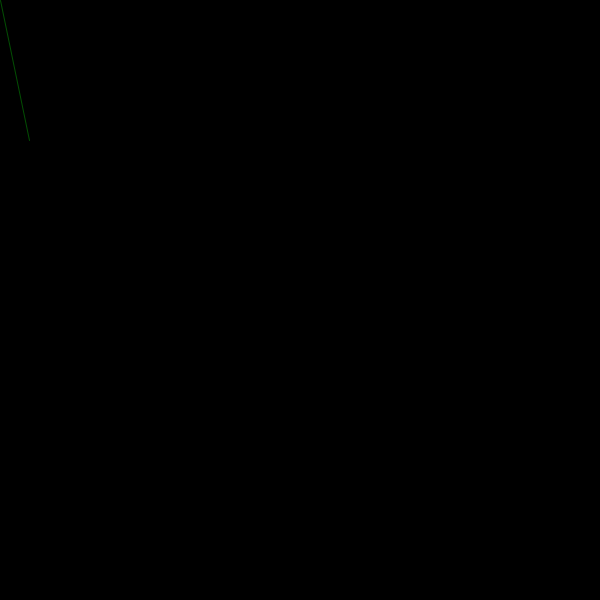
Frame 1 (no input)
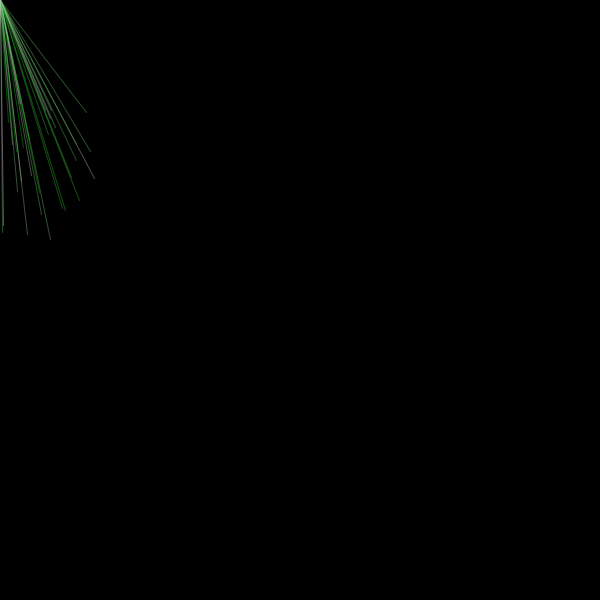
Frame 60 (the mouse pressed at the canvas centre just before this capture)
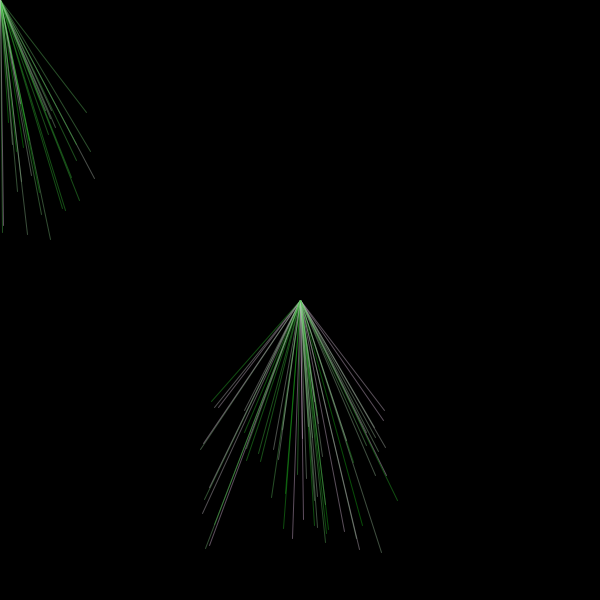
Frame 120 (the mouse held since frame 60 and released just before this capture)

The Processing sketch that drew these frames (run headless with seeded random() and noise(); from frame 60 on, the mouse is pressed at the canvas centre):

// Processing sketch: processing_155798
// ── processing_155798.pde

// CODE DAY 2 H.W. by Grace J
// making animated mint green pines 
// using int & floats

int slash = 5;
float a = 0;
float b = 100;
 
void setup(){
  background(0);
  size (600, 600);
}

void draw(){

   mousePressed = true;
   a = random(-100, 100);
   b = random(100, 255);
   // 100 makes it from a singular pt
   // 255 creates how far (space)
   
   stroke(slash, 199, slash, 100);
   // means the stroke is (5, color, 5, speed)
   // 199 is a mint green
   
   line(mouseX, mouseY, mouseX+a, mouseY+b);
   // creating lines with random values of a or b via MOUSE
   
   slash= floor(random(250));
   //trying new term "floor" which is just to round your random numbers

}
